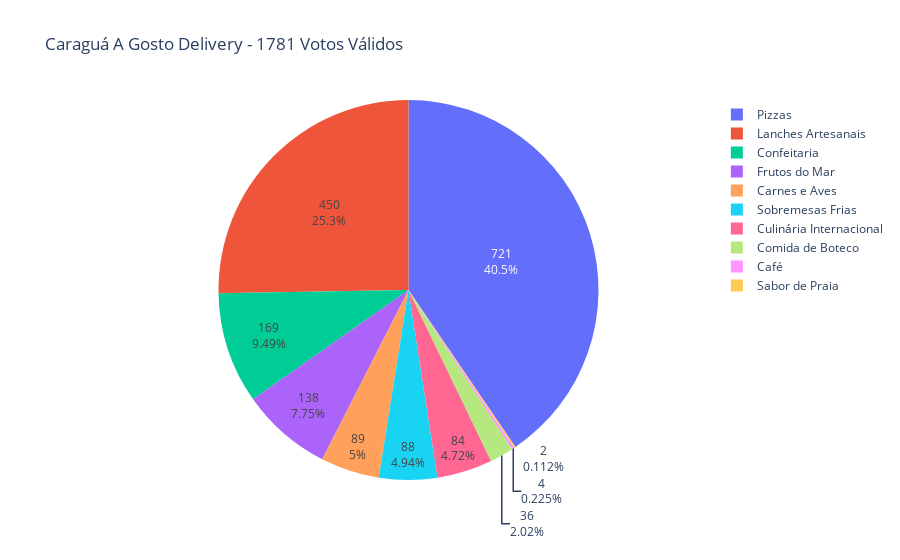

Notebook source saved alongside this figure:
### Code cell
# Criando série com o relatório de quantidades por categoria, com base no data frame de votos válidos final
relatorio_qtde = df_votos_validos_finais['Categoria'].value_counts()

# Transformando a série em data frame
relatorio_qtde = relatorio_qtde.to_frame(name='Quantidade')

# Resetando index da série
relatorio_qtde.reset_index(level=0, inplace=True)

# Alterando o nome da coluna
relatorio_qtde = relatorio_qtde.rename(columns = {'index' : 'Categoria'})

# Atribuindo o total de votos válidos a uma categoria
valor_total = int(relatorio_qtde['Quantidade'].sum())

# Criação do gráfico de pizza
fig = px.pie(relatorio_qtde, values='Quantidade', names='Categoria', title=f'Caraguá A Gosto Delivery - {valor_total} Votos Válidos')

# Ajustando os label das fatias
fig.update_traces(textinfo='percent+value')

# Exibindo o gráfico
fig.show()

### Figure 1 — Plotly figure (JSON) as saved in the notebook; plotly's stock layout.template omitted (floating-point values rounded to 4 significant figures)
{"data": [{"domain": {"x": [0, 1], "y": [0, 1]}, "hovertemplate": "Categoria=%{label}<br>Quantidade=%{value}<extra></extra>", "labels": ["Pizzas", "Lanches Artesanais", "Confeitaria", "Frutos do Mar", "Carnes e Aves", "Sobremesas Frias", "Culinária Internacional", "Comida de Boteco ", "Café", "Sabor de Praia"], "legendgroup": "", "name": "", "showlegend": true, "textinfo": "percent+value", "type": "pie", "values": [721, 450, 169, 138, 89, 88, 84, 36, 4, 2]}], "layout": {"legend": {"tracegroupgap": 0}, "title": {"text": "Caraguá A Gosto Delivery - 1781 Votos Válidos"}}}
